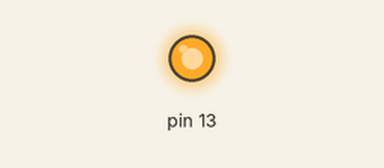
This sketch was run on a simulated Arduino Uno, built with avr-gcc and run on an emulated ATmega328P. Shown: output pins drawn as LEDs (lit = HIGH).

Above: at 1.0 s.
At 6.0 s:
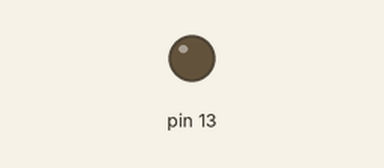
Timing chart, 0 to 13.0 s (numbered marks = the images above):
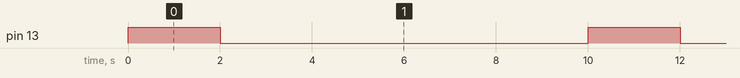

Measured:
- by itself, pin 13: alternates HIGH for 2.0 s and LOW for 8.0 s

The sketch:

Blink.ino
```cpp
void setup() {

  pinMode(13, OUTPUT);
}


void loop() {
    digitalWrite(13, 1); // Liga LED
    delay(2000);            // Espera 2 segundos
    digitalWrite(13, 0);  // Desliga LED
    delay(8000);            // Espera 4 segundos
}
```
